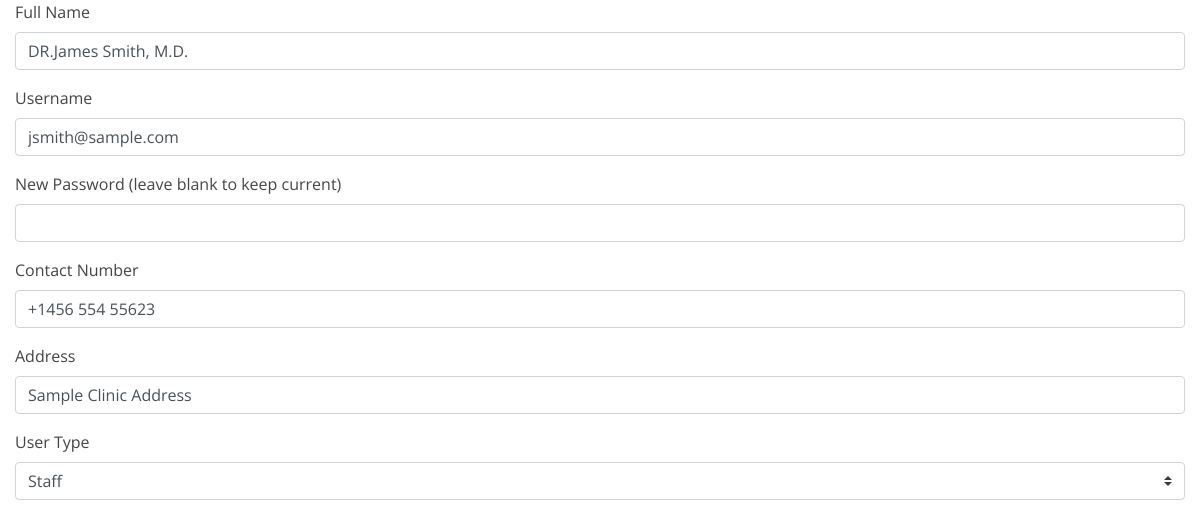
Screenshot of /admin/manage_user.php?id=9 with the database file from the repository.
### tables this page shows
CREATE TABLE `users` (
  `id` bigint(30) NOT NULL,
  `user_id` bigint(30) NOT NULL,
  `name` varchar(200) NOT NULL,
  `address` text NOT NULL,
  `contact` text NOT NULL,
  `username` varchar(100) NOT NULL,
  `password` varchar(200) NOT NULL,
  `type` tinyint(1) NOT NULL DEFAULT 2 COMMENT '1=admin , 2 = staff, 3=customer'
);

### admin/manage_user.php (the view, shortened to what this page needs)
<?php
include('db_connect.php');
include('./header.php');
$user_id = isset($_GET['id']) ? intval($_GET['id']) : null;
$meta = null;
if ($user_id) {
    $stmt = $conn->prepare("SELECT * FROM users WHERE id = ?");
    $stmt->bind_param("i", $user_id);
    $stmt->execute();
    $result = $stmt->get_result();
    if ($result->num_rows > 0) {
        $meta = $result->fetch_assoc();
    }
}
?>
<div class="container-fluid">
    <form action="" id="manage-user">
        <div class="form-group">
            <label for="name">Full Name</label>
            <input type="text" name="name" id="name" class="form-control"
                   value="<?php echo isset($meta['name']) ? htmlspecialchars($meta['name']) : '' ?>"
                   required>
        </div>
        <div class="form-group">
            <label for="username">Username</label>
            <input type="text" name="username" id="username" class="form-control"
                   value="<?php echo isset($meta['username']) ? htmlspecialchars($meta['username']) : '' ?>"
                   required>
        </div>
        <div class="form-group">
            <label for="password">
                <?php echo $user_id ? 'New Password (leave blank to keep current)' : 'Password'; ?>
            </label>
            <input type="password" name="password" id="password" class="form-control"
                   <?php echo $user_id ? '' : 'required' ?>>
        </div>
        <div class="form-group">
            <label for="contact">Contact Number</label>
            <input type="text" name="contact" id="contact" class="form-control"
                   value="<?php echo isset($meta['contact']) ? htmlspecialchars($meta['contact']) : '' ?>">
        </div>
        <div class="form-group">
            <label for="address">Address</label>
            <input type="text" name="address" id="address" class="form-control"
                   value="<?php echo isset($meta['address']) ? htmlspecialchars($meta['address']) : '' ?>">
        </div>
        <div class="form-group">
            <label for="type">User Type</label>
            <select name="type" id="type" class="custom-select" required>
                <option value="2" <?php echo (isset($meta['type']) && $meta['type'] == 2) ? 'selected' : '' ?>>Staff</option>
            </select>
        </div>
    </form>
</div>

### rows the page displays
users: name "DR.James Smith, M.D.", username "jsmith@sample.com", contact "+1456 554 55623", address "Sample Clinic Address", type "Staff"
